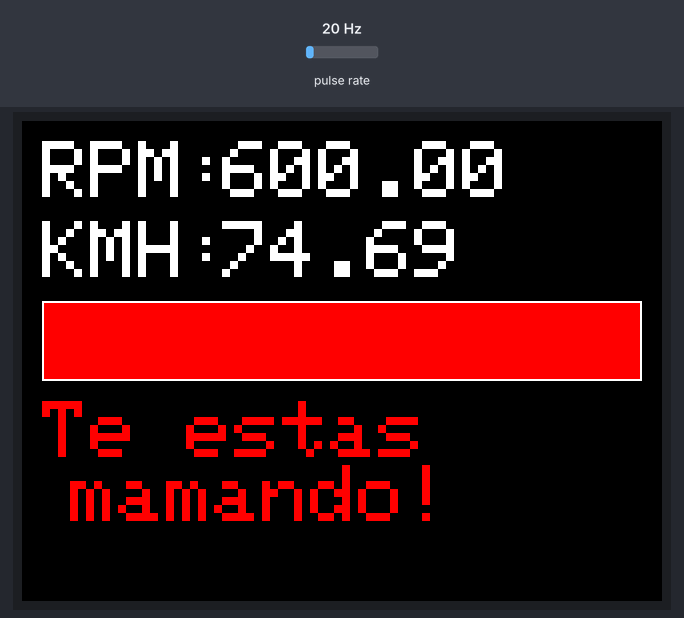
Recording of a sketch running on a simulated ESP32. Shown: 320×240 colour display. Wiring (inferred from the names in the program): pulse sensor: data GPIO 34. The test bench sets the inputs (shaded band); at power-on: pulse rate 20 Hz.

Above: at 1.4 s.
1.5 s: pulse rate (sensor on GPIO 34) set to 150 Hz
At 2.41 s:
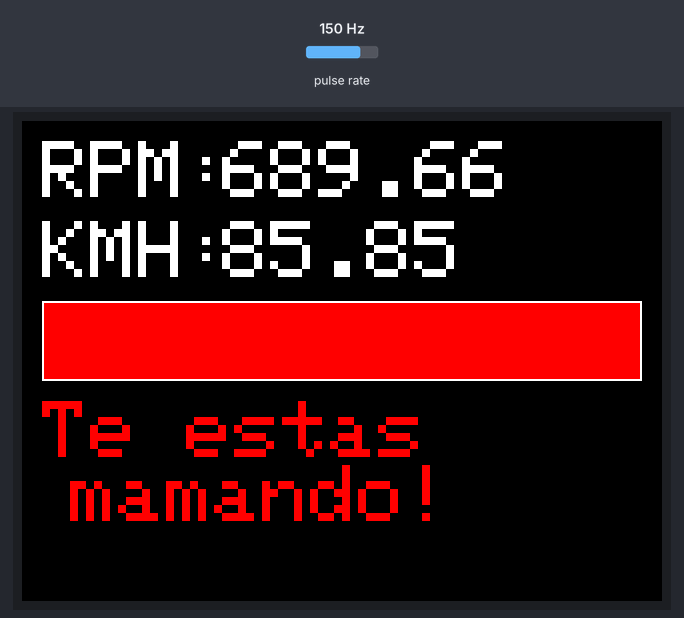
3.1 s: pulse rate (sensor on GPIO 34) set to 4 Hz
At 4.0 s:
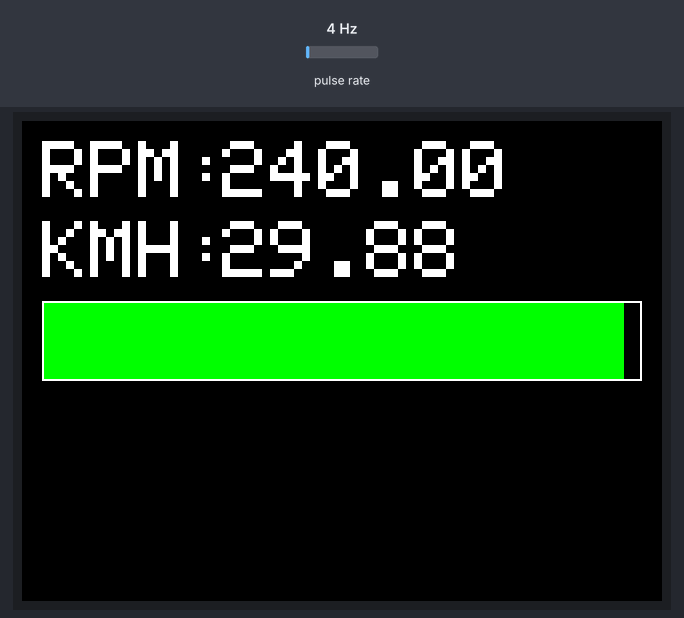
5.0 s: pulse rate (sensor on GPIO 34) set to 32 Hz
At 5.91 s:
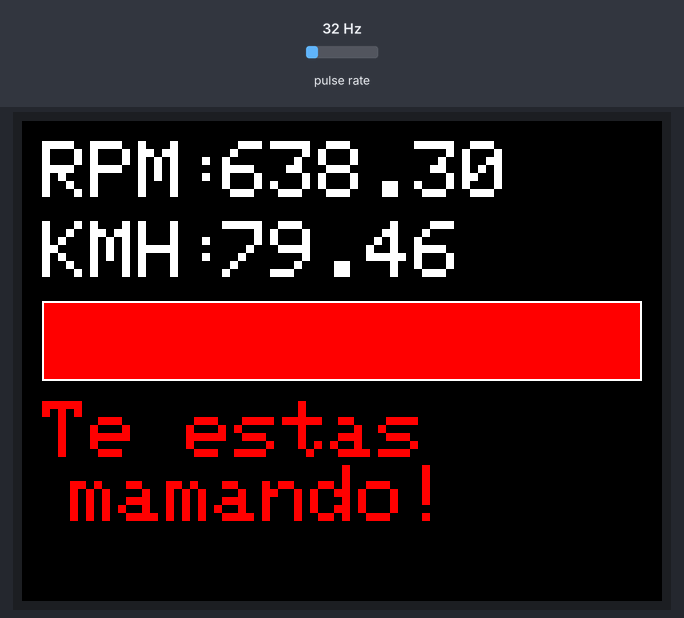
Timing chart, 0 to 8.0 s (numbered marks = the images above; inputs shaded):
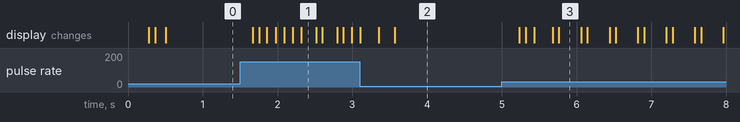

Measured:
- after the input at 1.5 s, the display: first changes after 0.17 s (image 1 shows a later state)
- after the input at 3.1 s, the display: first differs from a run without the input after 0.26 s (image 2 shows a later state)
- after the input at 5.0 s, the display: first changes after 0.24 s (image 3 shows a later state)

The sketch:

Velocimetro.ino
```cpp
#include <Arduino.h>
#include <TFT_eSPI.h>

// Configuración de pines para la pantalla TFT
#define TFT_CS 15
#define TFT_RST 4
#define TFT_DC 2
#define TFT_MOSI 23
#define TFT_SCLK 18
#define TFT_MISO 19
TFT_eSPI tft = TFT_eSPI();

const int sensorPin = 34;
const float diametroLlanta = 0.6604;  // 26"
volatile unsigned long tiempoAnterior = 0, tiempoActual = 0, deltaTime = 0;
const unsigned long tiempoDebounce = 80;
float rpm = 0, kmh = 0;

// Tiempo límite para recibir la señal del sensor (2 segundos)
const unsigned long tiempoLimite = 2000;
volatile unsigned long tiempoUltimaSenal = 0;

// Variables para almacenar los valores anteriores
float rpmAnterior = -1, kmhAnterior = -1;

void IRAM_ATTR detectarSensor() {
  unsigned long tiempoActualISR = millis();
  if ((tiempoActualISR - tiempoAnterior) > tiempoDebounce) {
    deltaTime = tiempoActualISR - tiempoAnterior;
    tiempoAnterior = tiempoActualISR;
    rpm = 60000.0 / deltaTime;
    // Actualizar el tiempo de la última señal recibida
    tiempoUltimaSenal = tiempoActualISR;
  }
}

void setup() {
  pinMode(sensorPin, INPUT);
  //Serial.begin(115200);

  tft.begin();
  tft.setRotation(1);         // Ajustar la rotación según sea necesario
  tft.fillScreen(TFT_BLACK);  // Limpiar la pantalla al inicio
  tft.setTextSize(4);
  tft.setTextColor(TFT_WHITE);

  // Imprimir las etiquetas fijas
  tft.setCursor(10, 10);
  tft.print("RPM: ");
  tft.setCursor(10, 50);
  tft.print("KMH: ");

  // Dibujar barra de velocidad inicial
  tft.drawRect(10, 90, tft.width() - 20, 40, TFT_WHITE);

  // Configurar la interrupción externa para el pin del sensor
  attachInterrupt(digitalPinToInterrupt(sensorPin), detectarSensor, FALLING);
}

void loop() {
  // Comprobar si ha pasado más de 2 segundos desde la última señal
  if ((millis() - tiempoUltimaSenal) > tiempoLimite) {
    rpm = 0;
  }

  // Calcular la velocidad en km/h
  kmh = (rpm * diametroLlanta * PI * 60) / 1000;

  /*
  // Imprimir los valores en el monitor serie
  Serial.print("RPM: ");
  Serial.println(rpm);
  Serial.print("KMH: ");
  Serial.println(kmh);
*/

  // Actualizar la pantalla solo si los valores han cambiado
  if (rpm != rpmAnterior) {
    tft.fillRect(100, 10, 140, 40, TFT_BLACK);  // Limpiar solo el área del texto numérico
    tft.setCursor(100, 10);
    tft.setTextColor(TFT_WHITE, TFT_BLACK);  // Establecer el color de fondo para limpiar automáticamente
    tft.print(rpm);
    rpmAnterior = rpm;
  }

  if (kmh != kmhAnterior) {
    tft.fillRect(100, 50, 140, 40, TFT_BLACK);  // Limpiar solo el área del texto numérico
    tft.setCursor(100, 50);
    tft.setTextColor(TFT_WHITE, TFT_BLACK);  // Establecer el color de fondo para limpiar automáticamente
    tft.print(kmh);
    kmhAnterior = kmh;

    // Calcular el ancho de la barra de velocidad
    int anchoBarra = map(kmh, 0, 30, 0, tft.width() - 20); // Ajustar el valor máximo según la velocidad máxima esperada

    // Limpiar la barra anterior
    tft.fillRect(11, 91, tft.width() - 22, 38, TFT_BLACK);
    // Dibujar la nueva barra de velocidad
    if (kmh <= 30) {
      tft.fillRect(11, 91, anchoBarra, 38, TFT_GREEN);
    } else {
      tft.fillRect(11, 91, tft.width() - 22, 38, TFT_RED);
    }

    // Mostrar mensaje si la velocidad supera los 30 km/h
    if (kmh > 30) {
      tft.setCursor(10, 140);
      tft.setTextColor(TFT_RED, TFT_BLACK);
      tft.print("Te estas     mamando!");
    } else {
      // Limpiar el mensaje si la velocidad es menor o igual a 30 km/h
      tft.fillRect(10, 140, tft.width(), 60, TFT_BLACK);
    }
  }

  delay(50);
}
```
